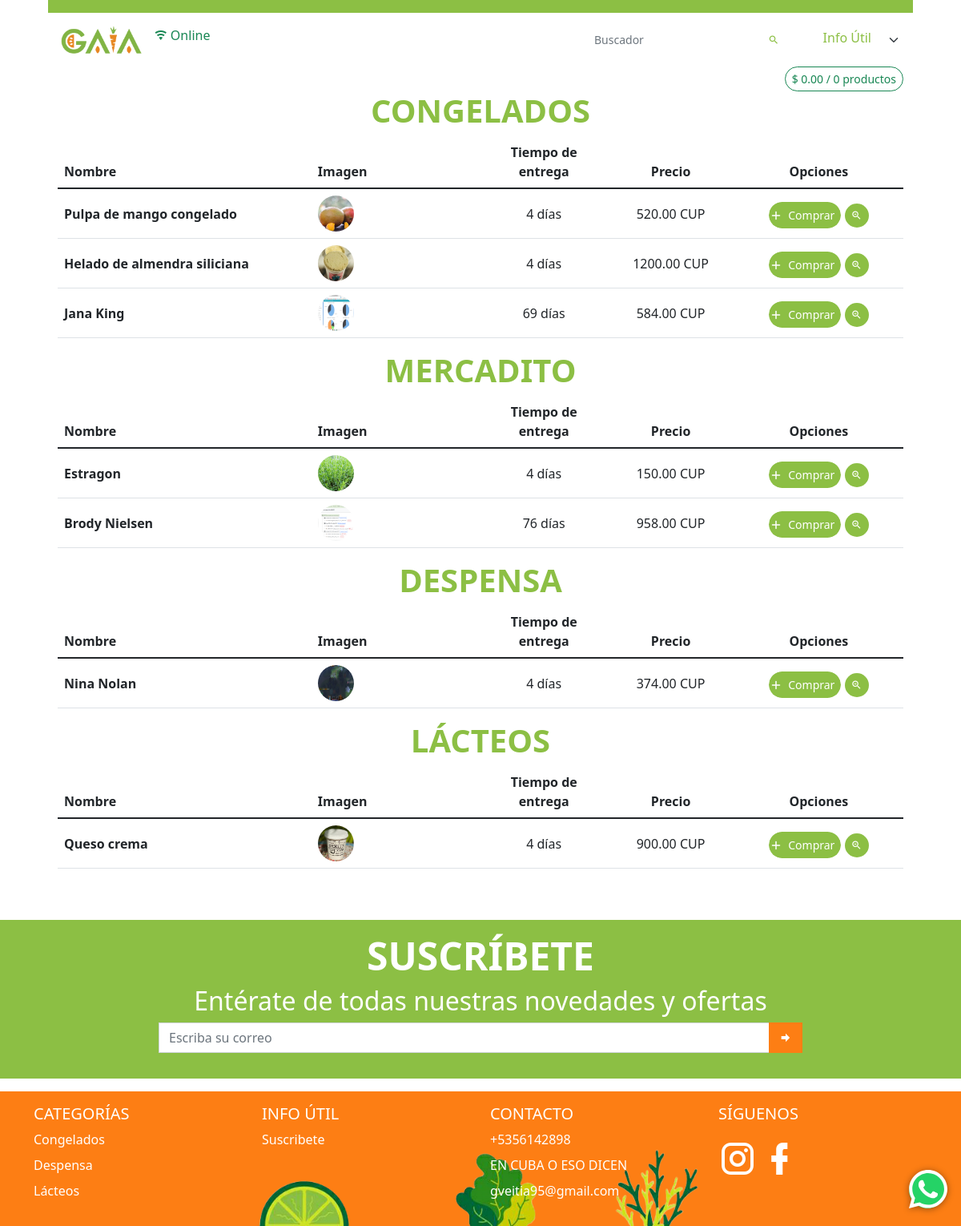
Screenshot of /catalogo/CUP/ with the database file from the repository.
### app_main/models.py (models this page shows, shortened)
class GeneralData(models.Model):
    logo = models.ImageField(upload_to='datos_generales/logo', verbose_name='Logo')
    img_principal = models.ImageField(upload_to='datos_generales/img_principal', verbose_name='Imagen Principal')
    enterprise_name = models.CharField(max_length=100, verbose_name='Nombre de la empresa')
    enterprise_address = models.CharField(max_length=100, verbose_name='Dirección de la empresa', null=True, blank=True)
    taza_cambio = models.FloatField('Taza de cambio', validators=[MinValueValidator(0, 'Debe ser mayor que cero')],
                                    help_text='Valor del Euro en CUP')
    tropipay_impuesto = models.FloatField('Impuesto de Tropipay', default=3.45,
                                          help_text='Porciento del total de la orden aumentado',
                                          validators=[MinValueValidator(0, 'Debe ser mayor que cero')])
    email = models.EmailField('Correo', unique=True,
                              error_messages={'unique': 'Este correo ya existe'})
    phone_number = models.CharField(validators=[phone_regex], max_length=17, unique=True, error_messages={
        'unique': 'Ya este teléfono está registrado'
    }, verbose_name='Celular', null=True, blank=True)
    facebook = models.URLField(verbose_name='Link de Facebook', null=True, blank=True)
    instagram = models.URLField(verbose_name='Link de Instagram', null=True, blank=True)
    def logo_tag(self):
        if self.logo:
            return mark_safe(f'<img src="{self.logo.url}" class="agrandar" width="45" height="45" />')
        return mark_safe(f'<img src="{STATIC_URL}img/empty.png" class="agrandar" width="45" height="45" />')
    logo_tag.short_description = 'Logo'
    def logo_link(self):
        return mark_safe(f'<a href="{self.logo.url}"> {self.logo_tag()}</a>')
    logo_link.short_description = 'Logo'
    def img_principal_tag(self):
        if self.logo:
            return mark_safe(f'<img src="{self.img_principal.url}" class="agrandar" height="45" />')
        return mark_safe(f'<img src="{STATIC_URL}img/empty.png" class="agrandar" width="45" height="45" />')
    img_principal_tag.short_description = 'Img principal'
    def img_principal_link(self):
        return mark_safe(f'<a href="{self.img_principal.url}"> {self.img_principal_tag()}</a>')
    img_principal_link.short_description = 'Img principal'
    class Meta:
        verbose_name = 'Datos Generales'
        verbose_name_plural = verbose_name

class Category(models.Model):
    name = models.CharField(max_length=100, verbose_name='Nombre')
    image = models.ImageField(upload_to='product/img', verbose_name='Imagen Principal', null=True)
    destacado = models.BooleanField('Destacada', default=False)
    class Meta:
        verbose_name = 'Categoría'
        verbose_name_plural = 'Categorías'
        ordering = ('name',)
    def __str__(self):
        return self.name
    @property
    def get_prods_count(self):
        return self.product_set.count() if self.product_set.exists() else 0
    def img_link(self):
        if self.image:
            return mark_safe(
                f'<a href="{self.image.url}"><img src="{self.image.url}" class="agrandar mb-2 mr-2" '
                f'width="40" height="40" /></a>')
        return mark_safe(
            f'<a href="{STATIC_URL}img/empty.png"><img src="{STATIC_URL}img/empty.png" class="agrandar mb-2 mr-2" '
            f'width="40" height="40" /></a>')
    img_link.short_description = 'Imagen'

class Product(models.Model):
    category = models.ForeignKey(Category, on_delete=models.CASCADE, verbose_name='Categoría')
    image = models.ImageField(upload_to='product/img', verbose_name='Imagen Principal', null=True)
    name = models.CharField(max_length=100, verbose_name='Nombre')
    price = models.DecimalField(max_digits=9, verbose_name='Precio', decimal_places=2, help_text='Poner en base a CUP')
    old_price = models.DecimalField(max_digits=9, verbose_name='Precio anterior', decimal_places=2, null=True,
                                    help_text='Este precio debería ser mayor al precio actual', blank=True)
    info = RichTextField(max_length=400, verbose_name='Información', null=True, blank=True)
    about = RichTextField(max_length=400, verbose_name='Sobre el producto', null=True, blank=True)
    is_active = models.BooleanField(default=True, verbose_name='Visible')
    is_important = models.BooleanField(default=True, verbose_name='Destacado')
    stock = models.IntegerField(verbose_name='Cantidad de inventario', default=1)
    date_updated = models.DateTimeField(auto_now=True, null=True, blank=True)
    sales = models.PositiveIntegerField(verbose_name='Ventas', default=0)
    delivery_time = models.PositiveSmallIntegerField('Tiempo de entrega (días)')
    moneda = models.CharField('Moneda', choices=(
        ('CUP', 'CUP'),
        ('Euro', 'Euro'),
        ('Ambas', 'Ambas'),
    ), default='CUP', max_length=200)
    class Meta:
        verbose_name = 'Producto'
        verbose_name_plural = 'Productos'
        ordering = ('category',)
    def info_tag(self):
        return mark_safe(self.info)
    def get_image(self):
        if self.image:
            return self.image.url
        return f'{STATIC_URL}img/empty.png'
    def img_link(self):
        if self.image:
            return mark_safe(
                f'<a href="{self.image.url}"><img src="{self.image.url}" class="agrandar mb-2 mr-2" '
                f'width="50" height="50" /></a>')
        return mark_safe(
            f'<a href="{STATIC_URL}img/empty.png"><img src="{STATIC_URL}img/empty.png" class="agrandar mb-2 mr-2" '
            f'width="50" height="50" /></a>')
    def has_old_price(self):
        return mark_safe(f'<img src="{STATIC_URL}admin/img/icon-yes.svg" alt="True">') if self.old_price else mark_safe(
            f'<img src="{STATIC_URL}admin/img/icon-no.svg" alt="False">')
    has_old_price.short_description = 'Tiene descuento'
    img_link.short_description = 'Vista previa'
    info_tag.short_description = 'Información'

class InfoUtil(models.Model):
    title = models.CharField('Título', max_length=100, null=True, blank=True)
    class Meta:
        verbose_name = 'Información útil'
        verbose_name_plural = 'Informaciones útiles'

### app_main/views.py (the view)
# urls.py: path('catalogo/CUP/', CatalogoCUPView.as_view(), name='catalogo-cup'),
class CatalogoCUPView(StartPageCUP):
    template_name = 'catalogo.html'
    def get_context_data(self, *, object_list=None, **kwargs):
        context = super().get_context_data()
        context['title'] = 'Catálogo | Productos CUP'
        context['tipo_moneda'] = 'CUP'
        return context

### app_cart/cart.py (called while the page is built)
    def all(self, ):
        return list(self.session[settings.CART_SESSION_ID].values())

### app_main/views.py (called while the page is built)
    def get_queryset(self):
        qs = super().get_queryset()
        if self.request.GET.get('search'):
            qs = qs.filter(name__icontains=self.request.GET.get('search'))
            self.request.session['search'] = self.request.GET.get('search')
            self.request.session['active'] = '2'
        elif 'search' in self.request.session:
            del self.request.session['search']
            del self.request.session['active']
        self.request.session['index_url'] = str(reverse_lazy('index-cup'))
        return qs

    def dispatch(self, request, *args, **kwargs):
        self.request.session['active_cart'] = None
        return super().dispatch(request, *args, **kwargs)

    def dispatch(self, request, *args, **kwargs):
        return super().dispatch(request, *args, **kwargs)

### app_main/templates/catalogo.html (shortened to what this page needs)
{% extends 'startpage.html' %}
{% load static %}
{% block navbar %}
    <nav class="navbar bg-semi-success"></nav>
    <nav class="navbar bg-white navbar-expand-sm" style="vertical-align: middle">
        <ul class="navbar-nav">
            <li class="nav-item">
                <div class="nav-link">
                    <a href="{{ index_url }}"><img
                            src="{% if business.img_principal %} {{ business.img_principal.url }} {% else %} {% static logo %} {% endif %}"
                            class="ps-2" alt="gaia" height="35"></a>
                </div>
            </li>
            <li class="nav-item">
                <a class="nav-link">
                    <span id="on-off" class="fs-6 rounded-pill"></span>
                </a>
            </li>
        </ul>
        <ul class="navbar-nav ms-auto ">
            <li class="nav-item">
                <div class="nav-link">
                    <form action="">
                        <div class="input-group input-group-sm pe-2">
                            <input type="search" class="form-control border-0 ps-0 rounded-0"
                                   placeholder="Buscador" value="{{ search }}"
                                   aria-label="Example text with button addon"
                                   aria-describedby="button-addon1" name="search">
                            <button class="btn border-0" type="submit" id="button-addon1"><i
                                    class="mdi mdi-magnify text-semi-success"></i></button>
                        </div>
                    </form>
                </div>
            </li>
            <li class="nav-item pe-1 py-1">
                <select class="form-select custom-select h-100 pt-0 text-end border-0 pe-5 text-semi-success"
                        id="select-info">
                    <option selected disabled>Info Útil</option>
                </select>
            </li>
        </ul>
    </nav>
{% endblock %}
{% block content %}
    <div class="text-end">
        <button class="btn btn-outline-success btn-sm rounded-pill" type="button"
                data-bs-toggle="offcanvas"
                data-bs-target="#offcanvasRight" aria-controls="offcanvasRight" id="botoncito-verde">
        </button>
    </div>
    {% include 'table_products.html' %}
{% endblock %}

### templates/table_products.html (shortened to what this page needs)
{% for category in all_categories %}
    <div class="table-responsive">
        <h1 class="text-center text-semi-success text-uppercase display-6 fw-bold user-select-none"
            id="category{{ category.id }}">{{ category }}</h1>
        <table class="table table-hover">
            <thead>
            <tr>
                <th scope="col">Nombre</th>
                <th scope="col">Imagen</th>
                <th class="text-center" scope="col">Tiempo de entrega</th>
                <th class="text-center" scope="col">Precio</th>
                <th class="text-center" scope="col">Opciones</th>
            </tr>
            </thead>
            <tbody class="table-group-divider">
            {% for product in object_list %}
                {% if product.category == category %}
                    <tr class="" style="vertical-align: middle">
                        <th scope="row" style="width: 30%">{{ product.name }}</th>
                        <td style="width: 20%"><img src="{{ product.get_image }}" alt="image" height="45" width="45"
                                                    class="rounded-pill">
                        </td>
                        <td class="text-center " style="width: 15%">{{ product.delivery_time }} días</td>
                        <td class="text-center"
                            style="width: 15%">{{ product.price | floatformat:2 }} {{ tipo_moneda }}</td>
                        <td class="text-center" style="width: 20%">
                            <Button Class="Button add_to_cart mt-1 btn-success btn btn-success" name="{{ product.id }}">
                                <Span>Comprar</Span>
                            </Button>
                            <button type="button"
                                    class="btn btn-success mt-1 border-0 bg-semi-success btn-sm rounded-pill btn-table-ver"
                                    data-bs-toggle="modal" data-bs-target="#product_modal" name="{{ product.id }}">
                                <i class="mdi mdi-magnify-plus-outline"></i>
                            </button>
                        </td>
                    </tr>
                {% endif %}
            {% endfor %}
            </tbody>
        </table>
    </div>
{% endfor %}

### templates/footer.html (shortened to what this page needs)
{% load static %}
<footer class="bd-footer mt-5 bg-semi-success">
    <div class="mx-auto py-3 w-75 px-md-5 px-0">
        <h1 class="text-center text-white text-uppercase display-5 fw-bold user-select-none">suscríbete</h1>
        <h2 class="text-white text-center ">Entérate de todas nuestras novedades y ofertas</h2>
        <form action="{% url 'suscriptor' %}" method="post" id="suscriptor-form">
            <div class="input-group mb-3">
                <input type="email" name="email" class="form-control rounded-0" placeholder="Escriba su correo"
                       aria-label="Recipient's username" required aria-describedby="button-addon2"
                       id="suscriptor-email">
                <button class="btn bg-orange rounded-0" type="submit" id="button-addon2"><i
                        class="mdi mdi-arrow-right-bold"></i>
                </button>
            </div>
        </form>
    </div>
</footer>
<footer class="bd-footer mt-3 bg-orange footer-2">
    <div class="container pt-3">
        <div class="row">
            {% if catalogo_url %}
                <div class="col-6 col-md-3  mb-3">
                    <h5>CATEGORÍAS</h5>
                    <ul class="list-unstyled">
                        {% for category in categories %}
                            <li class="mb-2"><a href="{{ catalogo_url }}#category{{ category.id }}"
                                                class="text-decoration-none text-white">{{ category.name }}</a>
                            </li>
                        {% endfor %}
                    </ul>
                </div>
            {% endif %}
            <div class="col-6 col-md-3  mb-3">
                <h5>INFO ÚTIL</h5>
                <ul class="list-unstyled">
                    {% for info in infoUtil_list %}
                        {% if info.contenidoinfo_set.exists %}
                            <li class="mb-2"><a href="{% url 'info' %}#{{ info.id }}"
                                                class="text-decoration-none text-white">{{ info.title }}</a></li>
                        {% endif %}
                    {% endfor %}
                </ul>
            </div>
            <div class="col-6 col-md-3  mb-3">
                <h5>CONTACTO</h5>
                <ul class="list-unstyled">
                    <li class="mb-2"><a href="tel:{{ business.phone_number }}"
                                        class="text-decoration-none text-white">{{ business.phone_number }}</a>
                    </li>
                    <li class="mb-2"><a href="{{ business.enterprise_address }}"
                                        class="text-decoration-none text-white">{{ business.enterprise_address }}</a>
                    </li>
                    <li class="mb-2"><a href="mailto:{{ business.email }}"
                                        class="text-decoration-none text-white">{{ business.email }}</a></li>
                </ul>
            </div>
            <div class="col-6 col-md-3  mb-3">
                <h5>SÍGUENOS</h5>
                <div>
                    <a href="{{ business.instagram }}"><i class="mdi mdi-instagram mdi-48px text-white"></i></a>
                    <a href="{{ business.facebook }}"><i class="mdi mdi-facebook mdi-48px text-white"></i></a>
                </div>
            </div>
        </div>
    </div>
</footer>

### static/css/custom_styles.css (style rules this page uses)
.bg-semi-success { background-color: #8cbf44; }
.text-semi-success { color: #8cbf44; }
.bg-orange { background-color: #fd7e14 !important; border-color: #fd7e14; color: #fff }
.footer-2 { background-image: url("/static/img/footer2.png"); background-size: contain !important; background-position: bottom !important; background-repeat: no-repeat !important; }

### rows the page displays
GeneralData: img_principal (picture), phone_number "+5356142898", enterprise_address "EN CUBA O ESO DICEN", email "gveitia95@gmail.com"
Category: name "CONGELADOS", name "Congelados"
Product: name "Pulpa de mango congelado", get_image (picture), delivery_time "4", price "520.00", moneda "CUP"
Product: name "Helado de almendra siliciana", get_image (picture), delivery_time "4", price "1200.00", moneda "CUP"
Product: name "Jana King", get_image (picture), delivery_time "69", price "584.00", tipo_moneda "CUP"
Category: name "MERCADITO"
Product: name "Estragon", get_image (picture), delivery_time "4", price "150.00", moneda "CUP"
Product: name "Brody Nielsen", get_image (picture), delivery_time "76", price "958.00", tipo_moneda "CUP"
Category: name "DESPENSA", name "Despensa"
Product: name "Nina Nolan", get_image (picture), delivery_time "4", price "374.00", moneda "CUP"
Category: name "LÁCTEOS", name "Lácteos"
Product: name "Queso crema", get_image (picture), delivery_time "4", price "900.00", moneda "CUP"
InfoUtil: title "Suscribete"
